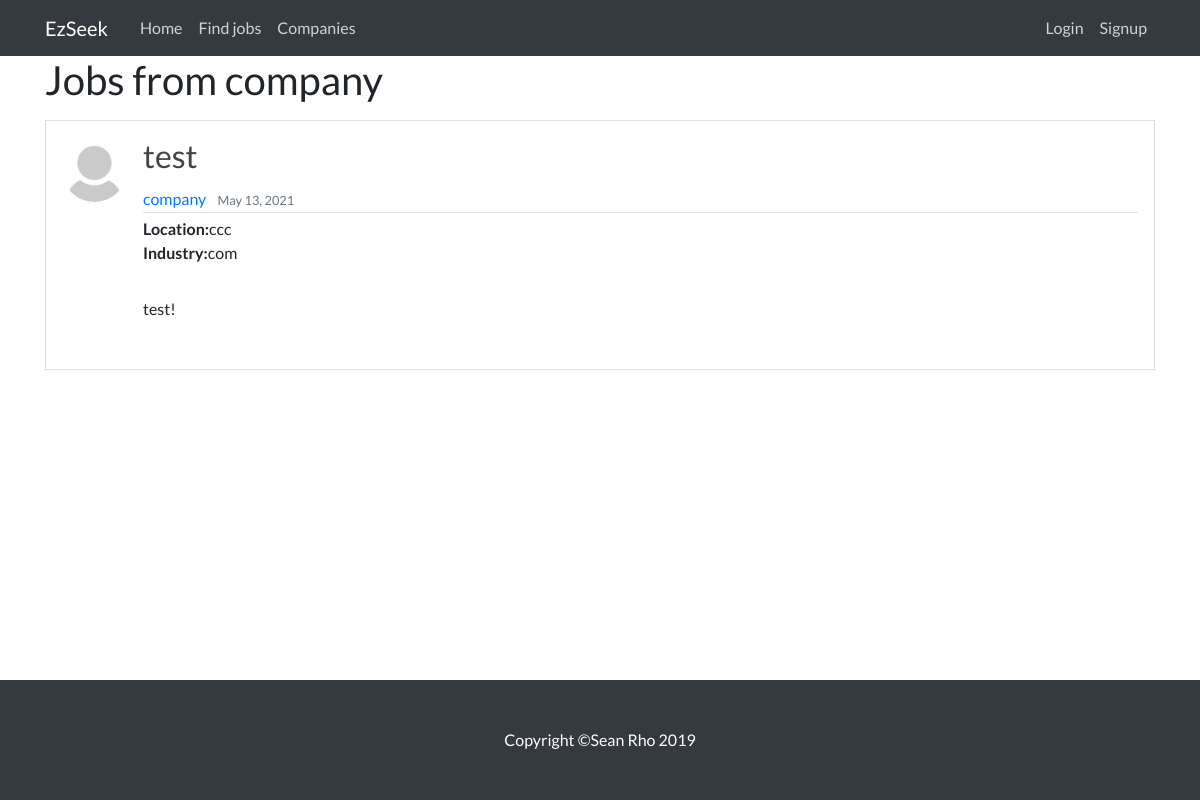
Page /userJob/company on the earlier database version.
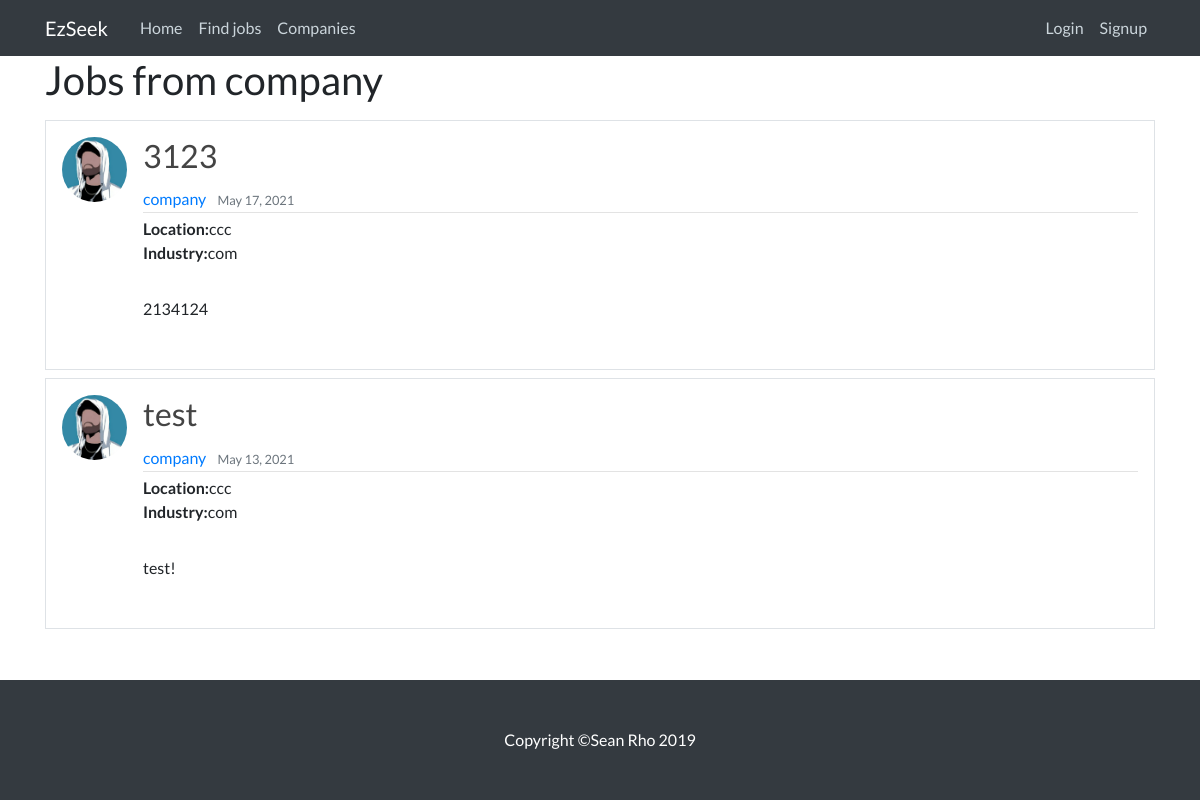
Same page on the later database version.
### RS/models.py (models this page shows, shortened)
class Post(models.Model):
    title = models.CharField(max_length=100)
    content = models.TextField()
    date_posted = models.DateTimeField(default=timezone.now)
    author = models.ForeignKey(User, on_delete=models.CASCADE)
    applied = models.ManyToManyField(User, related_name='applied', blank=True)

class Profile(models.Model):
    user = models.OneToOneField(User, on_delete=models.CASCADE)
    image = models.ImageField(default='default.jpg', upload_to='profile_pics')

class Company(models.Model):
    user = models.OneToOneField(User, on_delete=models.CASCADE) # ONE TO ONE FIELD IS IMPORTANT
    name = models.CharField(max_length=50, default = 'null')
    bio = models.TextField(max_length=500, blank=True)
    location = models.CharField(max_length=30, blank=True)
    industry = models.CharField(max_length=30, blank=True)

### RS/views.py (the view)
# urls.py: path('userJob/<str:username>', UserJobListView.as_view(), name='userJob'),
class UserJobListView(ListView):
    model = Post
    template_name = 'userJob.html'
    context_object_name = 'posts'
    paginate_by = 5
    def get_queryset(self):
        user = get_object_or_404(User, username=self.kwargs.get('username'))
        return Post.objects.filter(author=user).order_by('-date_posted')

### RS/templates/userJob.html (shortened to what this page needs)
{% extends "base.html" %}
{% block content %}
    <h1 class="mb-3">Jobs from {{ view.kwargs.username }}</h1>
    {% for post in posts %}
    <div>
     <div class="media border p-3 mb-2">
      <img class="rounded-circle article-img" src="{{ post.author.profile.image.url }}">
       <div class="card h-100 w-100 border-0">
        <div class="article-metadata">
         <h2 class="card-title">
          <a class="article-title" href="{% url 'jobDetail' post.id %}">{{ post.title }}</a>
         </h2>
              <a class="mr-2" href="{% url 'companyDetail' post.author.company.id %}">{{ post.author }}</a>
              <small class="text-muted">{{ post.date_posted|date:"F d, Y" }}</small>
        </div>
         <p class="article-content"><b class="font-weight-bold">Location:</b>{{ post.author.company.location }}
         <b class="font-weight-bold">Industry:</b>{{ post.author.company.industry }}</p>
         <p class="article-content">{{ post.content|safe|truncatewords:"50"|linebreaks }}</p>
       </div>
     </div>
    </div>
    {% empty %}
<p class="article-content"><b class="font-weight-bold">No jobs posted from this company</b></p>
    {% endfor %}
{% endblock content %}

### RS/templates/base.html (shortened to what this page needs)
{% load static %}
<!DOCTYPE html>
<html>
<head>
    <link href="{% static 'bootstrap.min.css'%}" rel="stylesheet">
    <link href="{% static 'main.css'%}" rel="stylesheet">
    <link rel="stylesheet" href="https://cdnjs.cloudflare.com/ajax/libs/simple-line-icons/2.4.1/css/simple-line-icons.css" />
</head>
<body>
    <header class="site-header">
      <nav class="navbar navbar-expand-md navbar-dark bg-dark fixed-top">
        <div class="container">
          <a class="navbar-brand mr-4" href="{% url 'ezseek-home' %}">EzSeek</a>
          <div class="collapse navbar-collapse" id="navbarToggle">
            <div class="navbar-nav mr-auto">
              <a class="nav-item nav-link" href="{% url 'ezseek-home' %}">Home</a>
              <a class="nav-item nav-link" href="{% url 'jobs' %}">Find jobs</a>
              <a class="nav-item nav-link" href="{% url 'companies' %}">Companies</a>
            </div>
            <div class="navbar-nav">
              {% if user.is_authenticated %}
              <a class="nav-item nav-link" href="{% url 'profile' %}">Profile</a>
              <a class="nav-item nav-link" href="{% url 'logout' %}">Logout</a>
              {% else%}
              <a class="nav-item nav-link" href="{% url 'login' %}">Login</a>
              <a class="nav-item nav-link" href="{% url 'register' %}">Signup</a>
              {% endif%}
            </div>
          </div>
        </div>
      </nav>
    </header>
    <main role="main" class="container">
      <div class="row">
        <div class="col">
          {% block content %}{% endblock %}
        </div>
      </div>
    </main>
    <footer class="py-5 bg-dark ">
    <div class="container">
      <p class="m-0 text-center text-white">Copyright &copy;Sean Rho 2019</p>
    </div>
  </footer>
</body>
</html>

### RS/static/main.css (style rules this page uses)
html { height: 100%; }
body { font-family: 'Lato', 'Helvetica Neue', Helvetica, Arial, sans-serif; padding-top: 56px; min-height: 100%; display: flex; flex-direction: column; }
h1, h2, h3, h4, h5, h6 { font-family: 'Lato', 'Helvetica Neue', Helvetica, Arial, sans-serif; }
footer { margin-top: auto; }
.site-header .navbar-nav .nav-link { color: #cbd5db; }
.article-title { color: #444444; }
.article-content { white-space: pre-line; }
.article-img { height: 65px; width: 65px; margin-right: 16px; }
.article-metadata { padding-bottom: 1px; margin-bottom: 4px; border-bottom: 1px solid #e3e3e3 }

Differences in the rows shown:
added Post: author.profile.image (picture), title "3123", author "company", date_posted "May 17, 2021", author.company.location "ccc", author.company.industry "com", content "2134124"
changed through a linked row, Post "test": author.profile.image: picture added in place of a placeholder
